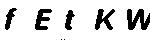
#> input picture scripts/pickCar/imgs/降噪.jpg, 150 x 40 px
$ python -i verifyCodes.py   (imports and definitions only)
#> lines starting #> are read from the running program, lines starting #| are printed output that depends on the picture; after the words box and inside, x2 and y2 are one past the last pixel; in counts of white or black regions, pixels touching at a corner belong together
from PIL import Image
import sys, os
from PIL import Image, ImageDraw,ImageEnhance
from PIL import Image
import pytesseract
import time, urllib.request


def test(path):
#> called with path = 'imgs/降噪.jpg'
    img = Image.open(path)
#> img is the input picture: PIL image 150x40 L; min 0, max 255, mean 214.7

    # 模式L”为灰色图像，它的每个像素用8个bit表示，0表示黑，255表示白，其他数字表示不同的灰度。
    Img = img.convert('L')
    # 自定义灰度界限，大于这个值为黑色，小于这个值为白色
    threshold = 170

    table = []
    for i in range(256):
        if i < threshold:
            table.append(0)
        else:
            table.append(1)

    # 图片二值化
    photo = Img.point(table, '1')
#> photo: PIL image 150x40 1; 84.4% white; 7 black regions (2 under 20 px), largest, box (x1, y1, x2, y2) and area: (127, 9, 150, 30) 295, (95, 9, 115, 30) 212, (35, 9, 52, 30) 198, (5, 8, 17, 30) 118, (65, 10, 75, 30) 112

    return photo

# 二值数组
t2val = {}

def twoValue(image, G):
#> called with G = 100
    for y in range(0, image.size[1]):
        for x in range(0, image.size[0]):
            g = image.getpixel((x, y))
            if g > G:
                t2val[(x, y)] = 1
            else:
                t2val[(x, y)] = 0
#> after the loop, t2val = 6000 items


# 根据一个点A的RGB值，与周围的8个点的RBG值比较，设定一个值N（0 <N <8），当A的RGB值与周围8个点的RGB相等数小于N时，此点为噪点
# G: Integer 图像二值化阀值
# N: Integer 降噪率 0 <N <8
# Z: Integer 降噪次数
# 输出
#  0：降噪成功
#  1：降噪失败
def clearNoise(image, N, Z):
#> called with N = 4, Z = 4
    for i in range(0, Z):
        t2val[(0, 0)] = 1
        t2val[(image.size[0] - 1, image.size[1] - 1)] = 1

        for x in range(1, image.size[0] - 1):
            for y in range(1, image.size[1] - 1):
                nearDots = 0
                L = t2val[(x, y)]
                if L == t2val[(x - 1, y - 1)]:
                    nearDots += 1
                if L == t2val[(x - 1, y)]:
                    nearDots += 1
                if L == t2val[(x - 1, y + 1)]:
                    nearDots += 1
                if L == t2val[(x, y - 1)]:
                    nearDots += 1
                if L == t2val[(x, y + 1)]:
                    nearDots += 1
                if L == t2val[(x + 1, y - 1)]:
                    nearDots += 1
                if L == t2val[(x + 1, y)]:
                    nearDots += 1
                if L == t2val[(x + 1, y + 1)]:
                    nearDots += 1

                if nearDots < N:
                    t2val[(x, y)] = 1


def saveImage(filename, size):
#> called with filename = 'imgs/降噪.jpg', size = (150, 40)
    image = Image.new("1", size)
#> image: PIL image 150x40 1; every value is 0
    draw = ImageDraw.Draw(image)

    for x in range(0, size[0]):
        for y in range(0, size[1]):
            draw.point((x, y), t2val[(x, y)])

    image.save(filename)
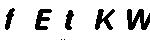
#> saved as 降噪.jpg: PIL image 150x40 1; 84.5% white; 7 black regions (2 under 20 px), largest, box (x1, y1, x2, y2) and area: (127, 9, 150, 30) 295, (95, 9, 115, 30) 212, (35, 9, 52, 30) 198, (5, 8, 15, 30) 111, (65, 10, 74, 30) 110


def recognize_captcha(img_path):
#> called with img_path = 'imgs/降噪.jpg'
    im = Image.open(img_path)
    # [9 lines of commented-out code are left out]
#> (the run stopped early here; a loop or call above may not have finished)
